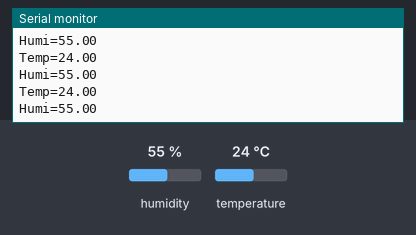
This sketch was run on a simulated Arduino Uno, built with avr-gcc and run on an emulated ATmega328P. Parts: the last lines printed to the serial monitor. Inputs (shaded band) come from the test bench; at power-on: humidity 55 %, temperature 24 °C.

Above: at 2.8 s.
2.9 s: humidity set to 22 %
At 4.39 s:
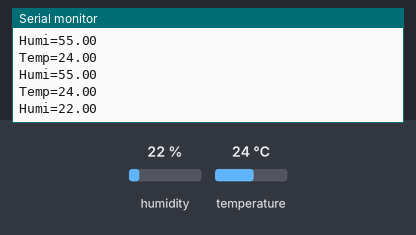
5.6 s: temperature set to 12 °C
At 6.0 s:
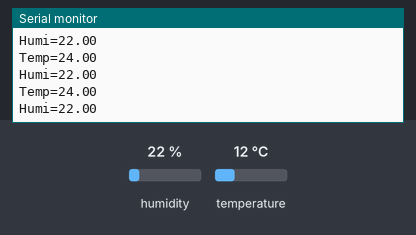
8.3 s: humidity set to 40 %
At 8.44 s:
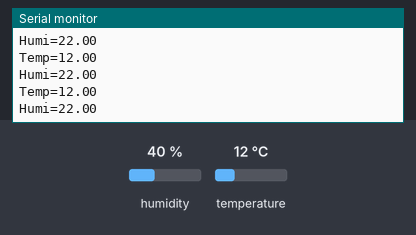
Timing chart, 0 to 11.3 s (numbered marks = the images above; inputs shaded):
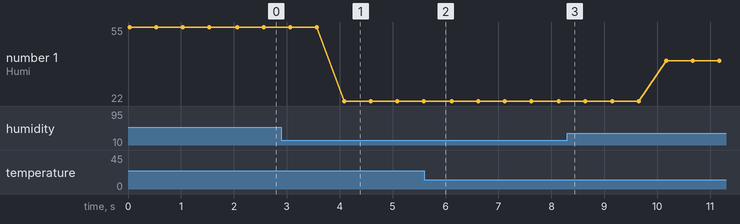

Measured:
- after the input at 2.9 s, the serial monitor: prints a new line after 1.2 s (image 1)
- plotted number 1: 55 → 22 after the input at 2.9 s, 22 → 40 after the input at 8.3 s

The sketch:

dht11Sensor.ino
```cpp
#include<DHT.h>
int pin =2;
#define DHTTYPE DHT11
DHT dht (pin,DHTTYPE);//DHT is class And dht is the object
float t,h;

void setup() {
  // put your setup code here, to run once:
Serial.begin(9600);// 9600 is baudrate of communication . starts the communication
dht.begin();
}

void loop() {
  // put your main code here, to run repeatedly:
t= dht.readTemperature();
h=dht.readHumidity();

Serial.print("Temp="); // each char gets concverted into its ascii number-> binary-> bit by bit sent
Serial.println(t);
Serial.print("Humi=");
Serial.println(h);
delay(500);
}
```
